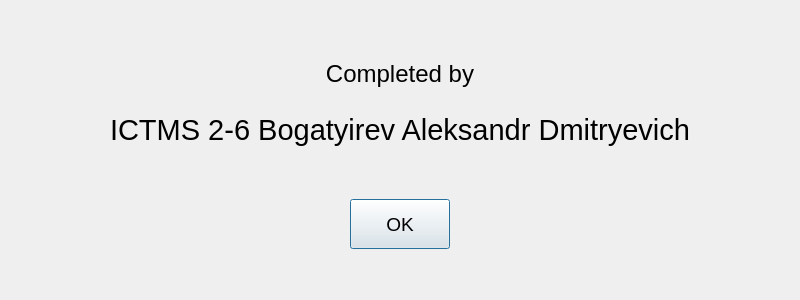
<?xml version="1.0" encoding="UTF-8"?>
<ui version="4.0">
 <class>AuthorAbout</class>
 <widget class="QDialog" name="AuthorAbout">
  <property name="geometry">
   <rect>
    <x>0</x>
    <y>0</y>
    <width>800</width>
    <height>300</height>
   </rect>
  </property>
  <property name="minimumSize">
   <size>
    <width>800</width>
    <height>0</height>
   </size>
  </property>
  <property name="maximumSize">
   <size>
    <width>800</width>
    <height>300</height>
   </size>
  </property>
  <property name="windowTitle">
   <string>About Author</string>
  </property>
  <layout class="QGridLayout" name="gridLayout">
   <item row="1" column="2">
    <spacer name="horizontalSpacer_2">
     <property name="orientation">
      <enum>Qt::Orientation::Horizontal</enum>
     </property>
     <property name="sizeHint" stdset="0">
      <size>
       <width>142</width>
       <height>20</height>
      </size>
     </property>
    </spacer>
   </item>
   <item row="1" column="0">
    <spacer name="horizontalSpacer">
     <property name="orientation">
      <enum>Qt::Orientation::Horizontal</enum>
     </property>
     <property name="sizeHint" stdset="0">
      <size>
       <width>142</width>
       <height>20</height>
      </size>
     </property>
    </spacer>
   </item>
   <item row="0" column="0" colspan="3">
    <layout class="QVBoxLayout" name="verticalLayout">
     <property name="sizeConstraint">
      <enum>QLayout::SizeConstraint::SetDefaultConstraint</enum>
     </property>
     <item>
      <widget class="QLabel" name="label">
       <property name="minimumSize">
        <size>
         <width>0</width>
         <height>50</height>
        </size>
       </property>
       <property name="maximumSize">
        <size>
         <width>16777215</width>
         <height>50</height>
        </size>
       </property>
       <property name="font">
        <font>
         <pointsize>18</pointsize>
         <bold>false</bold>
        </font>
       </property>
       <property name="text">
        <string>Completed by</string>
       </property>
       <property name="alignment">
        <set>Qt::AlignmentFlag::AlignCenter</set>
       </property>
      </widget>
     </item>
     <item>
      <widget class="QLabel" name="label_2">
       <property name="maximumSize">
        <size>
         <width>16777215</width>
         <height>50</height>
        </size>
       </property>
       <property name="font">
        <font>
         <pointsize>22</pointsize>
        </font>
       </property>
       <property name="text">
        <string>ICTMS 2-6 Bogatyirev Aleksandr Dmitryevich</string>
       </property>
       <property name="alignment">
        <set>Qt::AlignmentFlag::AlignCenter</set>
       </property>
      </widget>
     </item>
    </layout>
   </item>
   <item row="1" column="1">
    <widget class="QPushButton" name="okButton">
     <property name="sizePolicy">
      <sizepolicy hsizetype="Maximum" vsizetype="Maximum">
       <horstretch>250</horstretch>
       <verstretch>20</verstretch>
      </sizepolicy>
     </property>
     <property name="minimumSize">
      <size>
       <width>0</width>
       <height>0</height>
      </size>
     </property>
     <property name="maximumSize">
      <size>
       <width>100</width>
       <height>50</height>
      </size>
     </property>
     <property name="font">
      <font>
       <pointsize>14</pointsize>
      </font>
     </property>
     <property name="text">
      <string>OK</string>
     </property>
    </widget>
   </item>
  </layout>
 </widget>
 <resources/>
 <connections/>
</ui>
